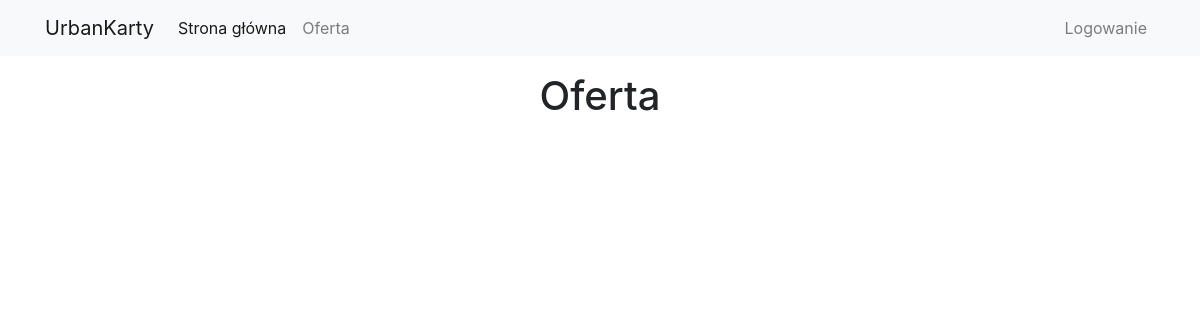
/oferta/, run on an earlier commit of the app's database.
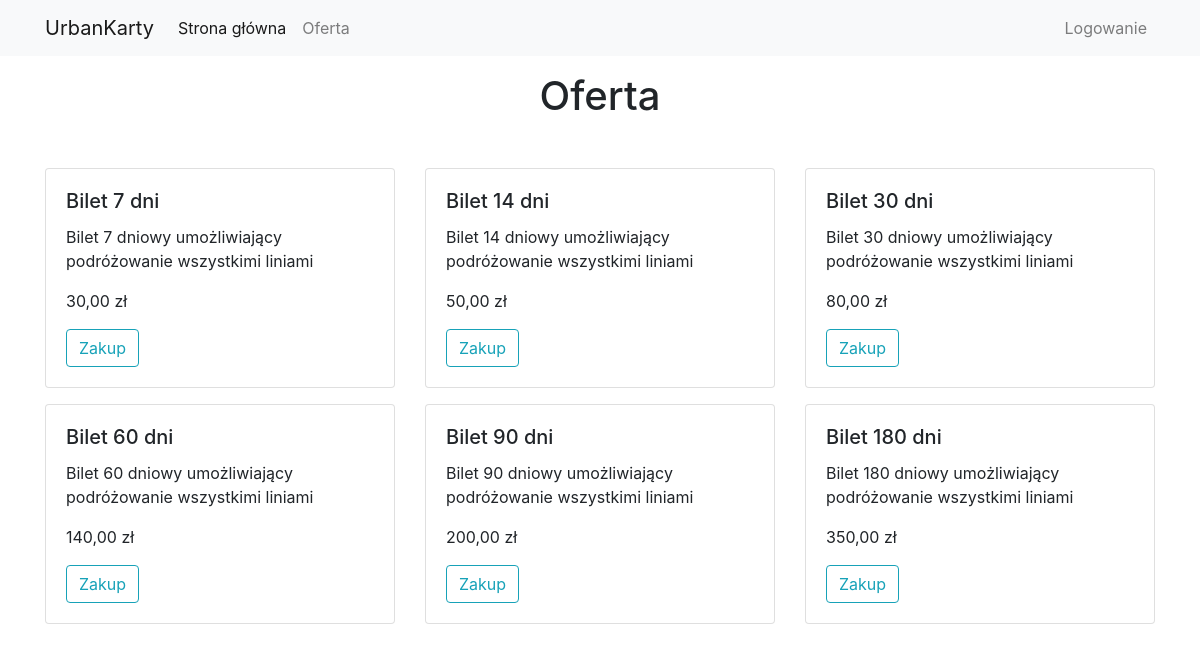
And on a later commit of the database.
### main/models/tickets.py (models this page shows, shortened)
class Ticket(models.Model):
    id = models.UUIDField(primary_key=True, default=uuid.uuid4, editable=False)
    days_amount = models.IntegerField()
    price = models.FloatField()

### main/views/main.py (the view)
# urls.py: path('oferta/', OfferView.as_view()),
class OfferView(View):
    def get(self, request):
        tickets = Ticket.objects.all()
        return render(request, 'offer.html', {'tickets': tickets})

### main/templates/offer.html (shortened to what this page needs)
{% extends 'base.html' %}
{% block above_content %}
    <h1 class="text-center mt-3">Oferta</h1>
{% endblock %}
{% block content %}
    <div class="row justify-content-around">
        {% for ticket in tickets %}
            <div class="col-md-4 col-12 mb-3">
                <div class="card">
                    <div class="card-body">
                        <h5 class="card-title">Bilet {{ ticket.days_amount }} dni</h5>
                        <p class="card-text">Bilet {{ ticket.days_amount }} dniowy umożliwiający podróżowanie wszystkimi
                            liniami</p>
                        <p>{{ ticket.price|floatformat:2 }} zł</p>
                        <a href="/profil/uzytkownikKarty/zakupBiletu/{{ ticket.id }}"
                           class="btn btn-outline-info">Zakup</a>
                    </div>
                </div>
            </div>
        {% endfor %}
    </div>
{% endblock %}

### main/templates/base.html (shortened to what this page needs)
<!DOCTYPE html>
<html>
<head>
    <link rel="stylesheet" href="https://stackpath.bootstrapcdn.com/bootstrap/4.3.1/css/bootstrap.min.css"
>
    {% load static %}
</head>
<body>
<header>
    <nav class="navbar navbar-expand-lg navbar-light bg-light">
        <div class="container">
            <a class="navbar-brand" href="/">UrbanKarty</a>
            <div class="collapse navbar-collapse" id="navbarSupportedContent">
                <ul class="navbar-nav mr-auto">
                    <li class="nav-item active">
                        <a class="nav-link" href="/">Strona główna</a>
                    </li>
                    <li class="nav-item">
                        <a class="nav-link" href="/oferta">Oferta</a>
                    </li>
                </ul>
                <ul class="navbar-nav">
                    {% if user.is_authenticated %}
                        <li class="nav-item dropdown">
                            <a class="nav-link dropdown-toggle" href="#" id="navbarDropdown" role="button"
                               data-toggle="dropdown" aria-haspopup="true" aria-expanded="false">
                                {{ user.name }} {{ user.surname }}
                            </a>
                            <div class="dropdown-menu" aria-labelledby="navbarDropdown">
                                <a class="dropdown-item" href="/profil">Panel</a>
                                <a class="dropdown-item" href="/profil/zmianaHasla/">Zmiana hasła</a>
                                <div class="dropdown-divider"></div>
                                <a class="dropdown-item" href="/wyloguj">Wyloguj</a>
                            </div>
                        </li>
                    {% else %}
                        <li class="nav-item">
                            <a href="/zaloguj" class="nav-link">Logowanie</a>
                        </li>
                    {% endif %}
                </ul>
            </div>
        </div>
    </nav>
    {% block above_content %}{% endblock %}
</header>
<main class="container mt-5">
    {% block content %}{% endblock %}
</main>
</body>
</html>

What changed in the data, as far as the page shows it:
added Ticket: days_amount "7", price "30,00"
added Ticket: days_amount "14", price "50,00"
added Ticket: days_amount "30", price "80,00"
added Ticket: days_amount "60", price "140,00"
added Ticket: days_amount "90", price "200,00"
added Ticket: days_amount "180", price "350,00"
